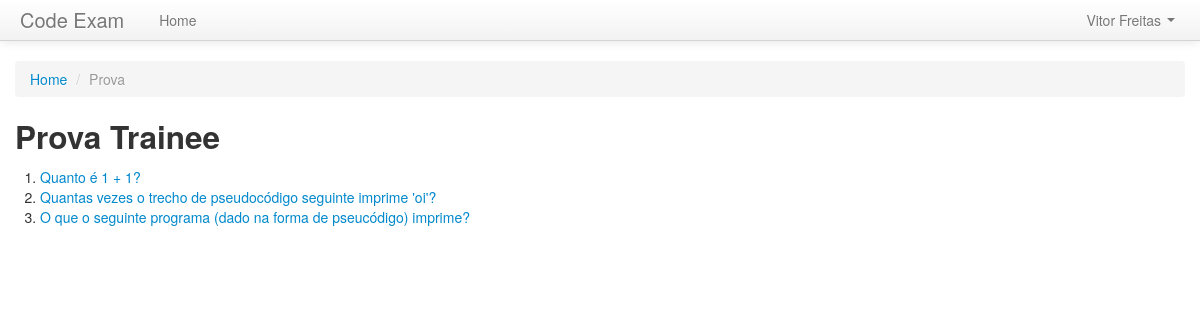
Page /prova/2/ (signed in) on the committed database.
### exams/models.py (models this page shows, shortened)
class UserExam(models.Model):
    user = models.ForeignKey(User)
    exam = models.ForeignKey(Exam)
    expire_date = models.DateTimeField()
    start_time = models.DateTimeField(null=True, blank=True)
    end_time = models.DateTimeField(null=True, blank=True)
    def has_finished(self):
        if self.start_time and self.end_time:
            return True
        else:
            return False
    has_finished.boolean = True
    has_finished.short_description = 'Concluiu a Prova?'
    def has_expired(self):
        return timezone.now() > self.expire_date
    has_expired.boolean = True
    has_expired.short_description = 'Prazo Expirou?'
    def get_status(self):
        if self.has_finished():
            return 'Finalizada'
        elif self.has_expired():
            return 'Expirada'
        elif self.start_time and not self.end_time:
            return 'Em Andamento'
        else:
            return 'Nova'
    get_status.short_description = 'Status'
    class Meta:
        verbose_name = "Aplicar Prova"
        verbose_name_plural = "Aplicar Provas"

class Exam(models.Model):
    name = models.CharField(max_length=50)
    expire_date = models.DateTimeField()
    subject = models.ForeignKey(ExamSubject)
    questions = models.ManyToManyField(Question)
    duration = models.IntegerField()
    def __unicode__(self):
        return self.name
    class Meta:
        verbose_name = "Prova"
        verbose_name_plural = "Provas"

class Question(models.Model):
    QUESTION_TYPES = (
        (u'O', u'Open'),
        (u'C', u'Closed'),
    )
    question = models.CharField(max_length=200)
    example = models.TextField(max_length=2000)
    subject = models.ForeignKey(QuestionSubject)
    type = models.CharField(max_length=1, choices=QUESTION_TYPES)
    dificulty = models.ForeignKey(QuestionDificulty)
    image = models.CharField(max_length=200, blank=True)
    active = models.BooleanField()
    class Meta:
        verbose_name = "Questão"
        verbose_name_plural = "Questões"

### exams/views.py (the view)
# urls.py: url(r'^(?P<exam_id>\d+)/$', 'exam'),
@login_required
def exam(request, exam_id):
    user_exam = UserExam.objects.get(pk=exam_id)
    if (request.user.id == user_exam.user.id):
        context = RequestContext(request, { 'user_exam': user_exam })
        return render_to_response('exams/exam.html', context)
    else:
        messages.add_message(request, messages.ERROR, 'Usuário sem permissão para acessar prova.')
        context = RequestContext(request)
        return redirect('/')

### exams/templates/exams/exam.html
{% extends 'base.html' %}
{% block content %}
  <ul class="breadcrumb">
    <li><a href="/">Home</a> <span class="divider">/</span></li>
    <li class="active">Prova</li>
  </ul>
  <h2>{{ user_exam.exam }}</h2>
  {% if user_exam.exam.questions %}
    <ol>
      {% for question in user_exam.exam.questions.all %}
        <li><a href="/prova/{{user_exam.id}}/questao/{{question.id}}">{{ question.question }}</a></li>
      {% endfor %}
    </ol>
  {% else %}
    <p>Nenhuma questão cadastrada.</p>
  {% endif %}
{% endblock content %}

### templates/base.html (shortened to what this page needs)
<!DOCTYPE html>
<html>
<head>
  <link type="text/css" href="{{ STATIC_URL }}css/bootstrap.min.css" rel="stylesheet" media="screen" />
  <link type="text/css" href="{{ STATIC_URL }}css/bootstrap-responsive.min.css" rel="stylesheet" media="screen" />
</head>
<body>
    <div class="navbar navbar-static-top">
      <div class="navbar-inner">
        <div class="container">
          <a class="brand" href="/">Code Exam</a>
          <div class="nav-collapse collapse">
            {% if user.is_authenticated %}
              <ul class="nav">
                <li><a href="/">Home</a></li>
              </ul>
              <ul class="nav pull-right">
                <li class="dropdown">
                  <a data-toggle="dropdown" class="dropdown-toggle" href="#">{{ user.get_full_name }} <b class="caret"></b></a>
                </li>
              </ul>
            {% else %}
              <ul class="nav pull-right">
                <li><a href="/login/">Login</a></li>
              </ul>
            {% endif %}
          </div>
        </div>
      </div>
    </div>
    <div class="container" style="padding-top: 20px;">
      {% block content %}
      {% endblock content %}
    </div>
</body>
</html>

### rows in the picture
UserExam: exam "Prova Trainee"
Question: question "Quanto é 1 + 1?"
Question: question "Quantas vezes o trecho de pseudocódigo seguinte imprime 'oi'?"
Question: question "O que o seguinte programa (dado na forma de pseucódigo) imprime?"

### other values in the picture
{{ user.get_full_name }} "Vitor Freitas"
